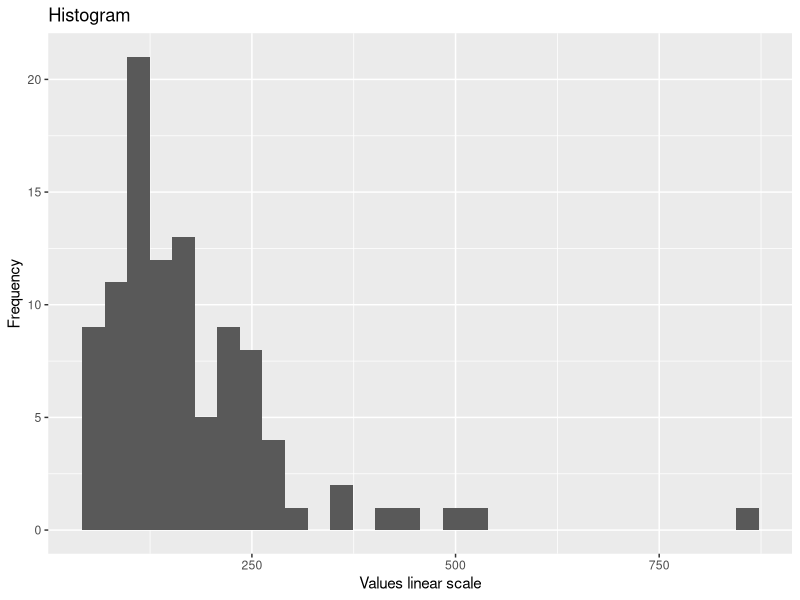
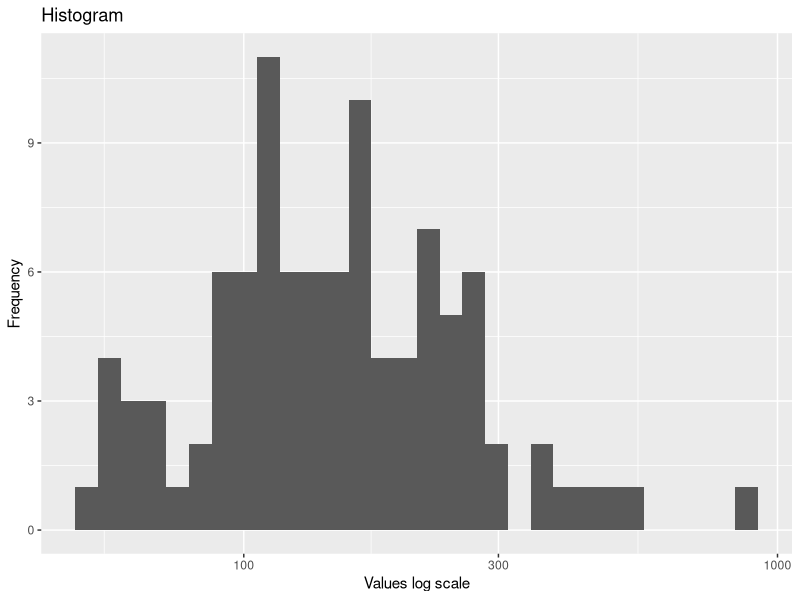
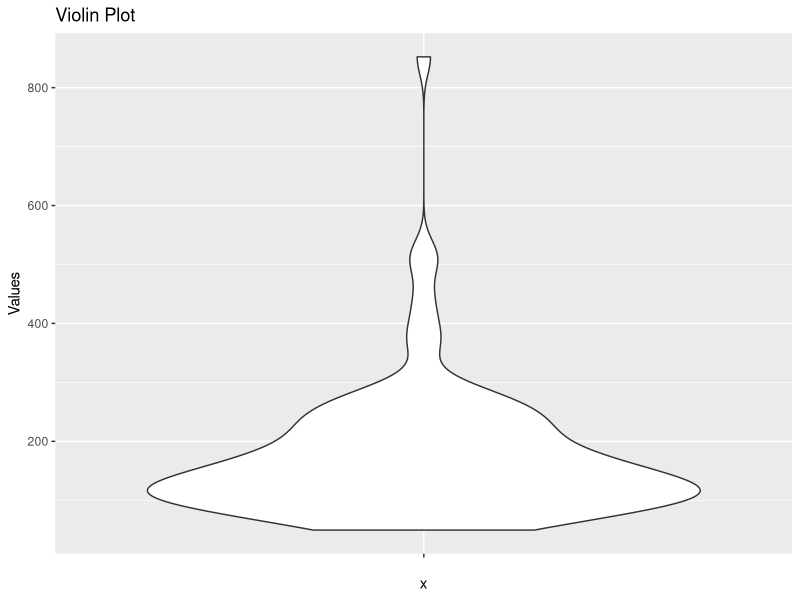

Write the R code that produced these figures, in order.
## ---- chunk 1
values <- rlnorm(100, meanlog = 5, sdlog = 0.5)
## ---- chunk 2
library(ggplot2)
## ---- chunk 3

ggplot(data = data.frame(values), aes(x = values)) +
  geom_histogram() +
  labs(title = "Histogram", x = "Values linear scale", y = "Frequency")

## ---- chunk 4
ggplot(data = data.frame(values), aes(x = values)) +
  geom_histogram() + 
  labs(title = "Histogram", x = "Values log scale", y = "Frequency") +
  scale_x_log10()
## ---- chunk 5
ggplot(data = data.frame(values), aes(x = " ", y = values)) +
  geom_violin() +
  labs(title = "Violin Plot", y = "Values")
## ---- chunk 6
mean(values)
## ---- chunk 7
sd(values)
